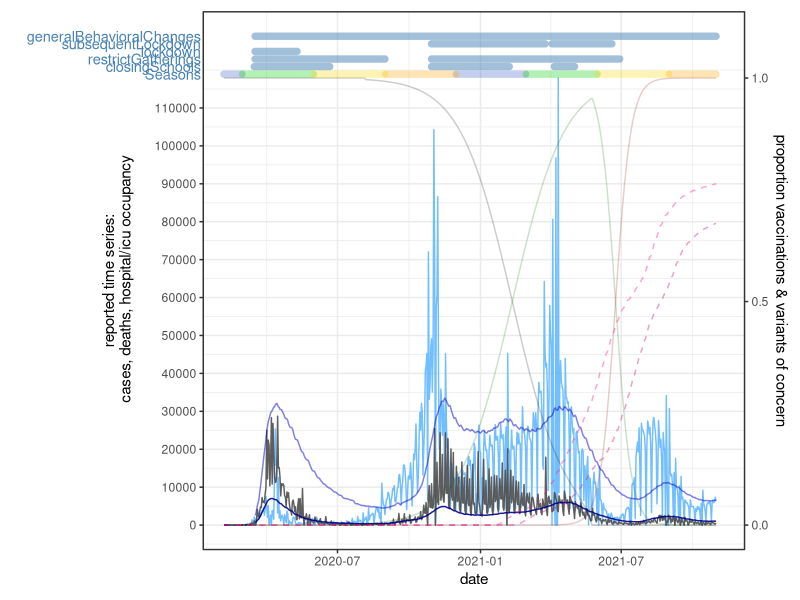
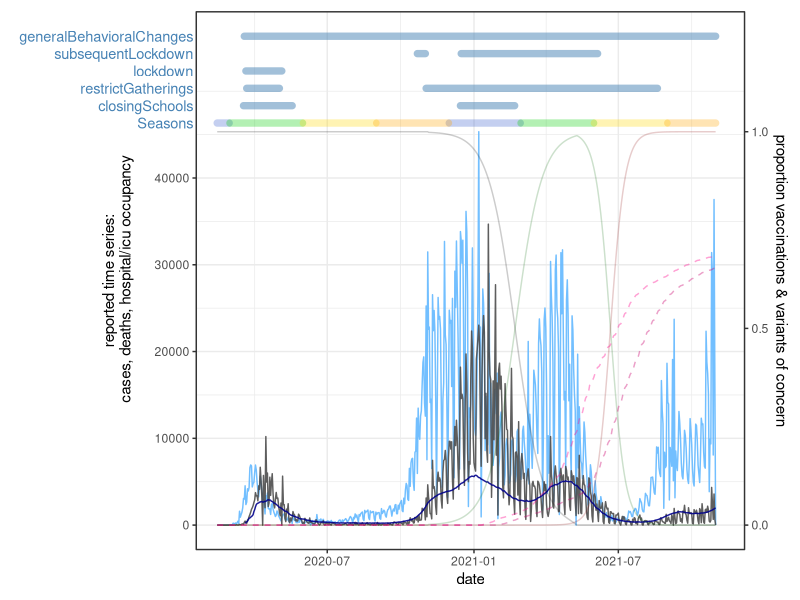
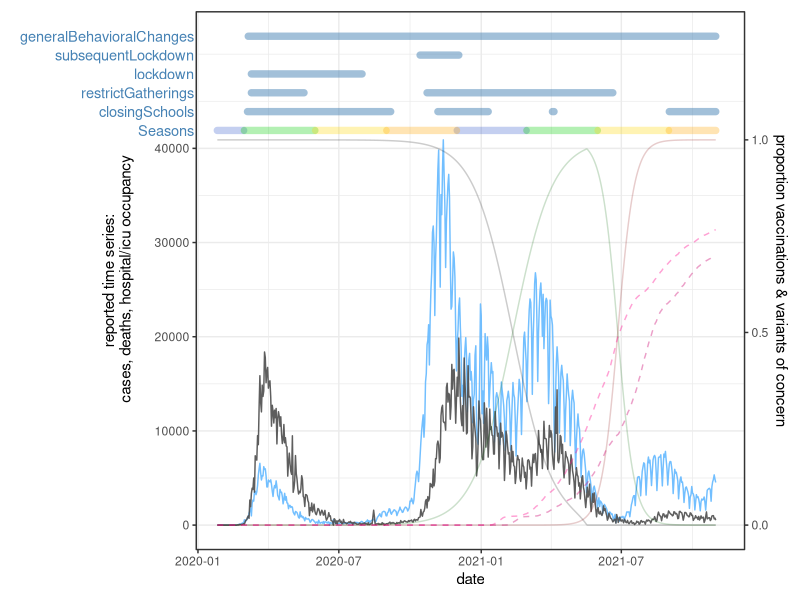
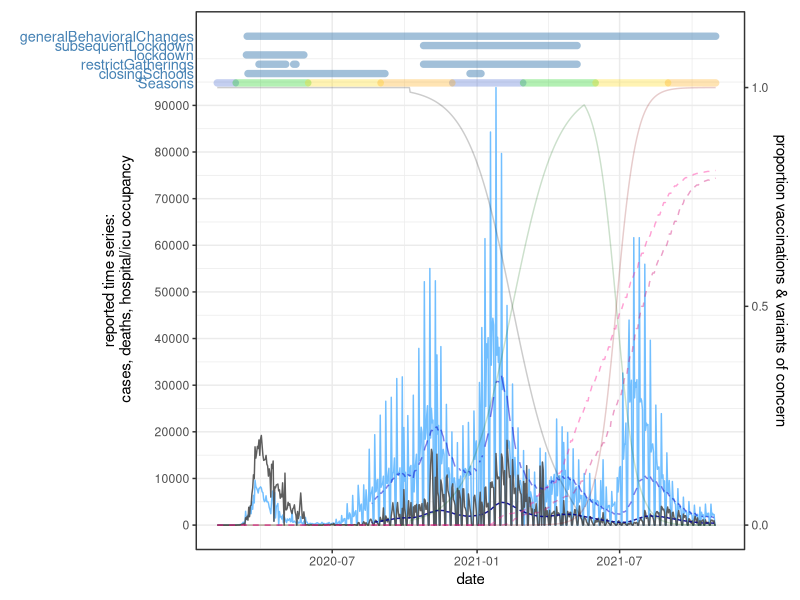
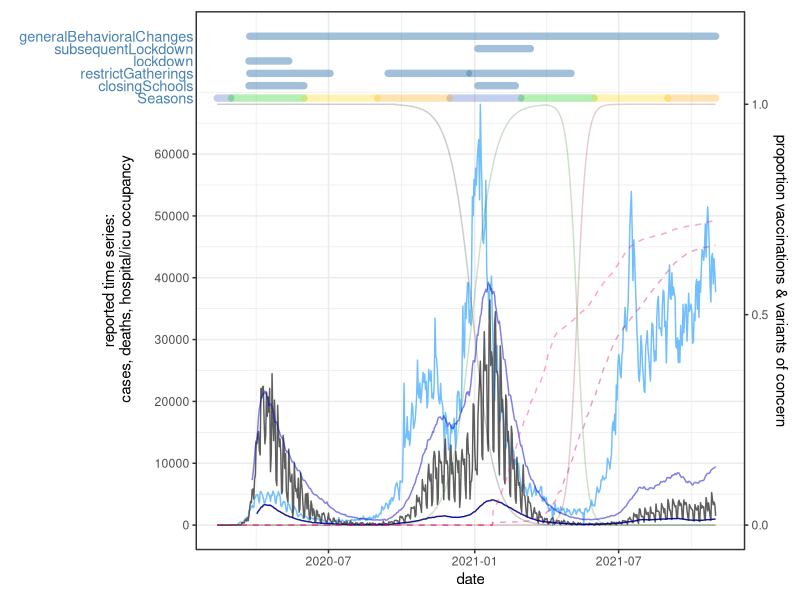
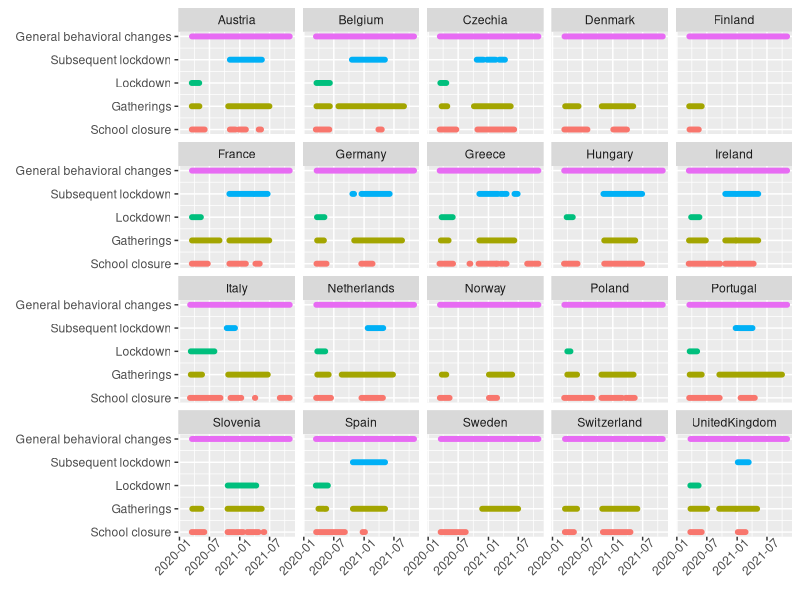
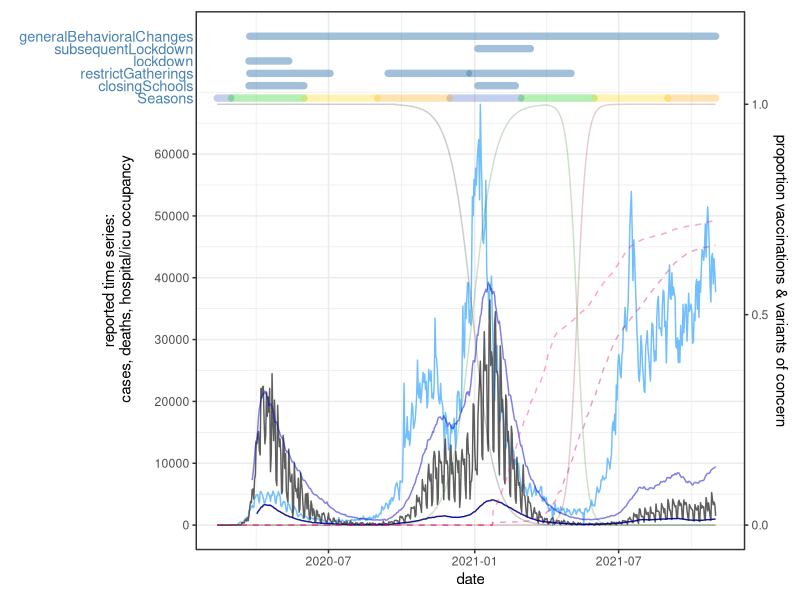
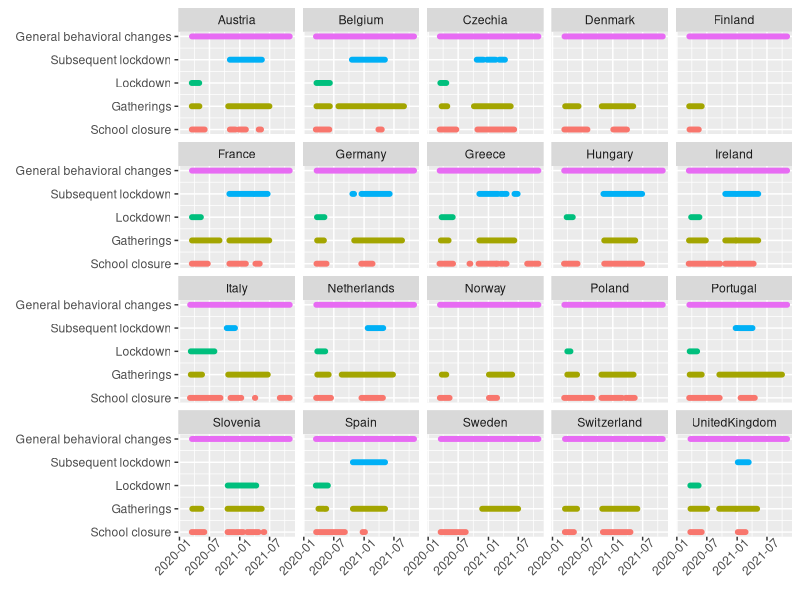

R code for these plots, in order:
# This script implements the plot functions to viz the time series
# 1. function to plot everything in one plot
# 2. the same as 1. but without orhwe stuff - not in the manuscript, only used in presentations for didactical reasons
# 3. script to plot the NPIs  

require(data.table)
require(ggplot2)
require(magrittr)

plot_time_series <- function(dataset, interventions, scale_deaths=20, 
                             shifttext = 2000, shiftstart=1000, hide_legend=T, xpos_shift=25){
  #' Plot function to plot various effects
  #' 
  #' @param dataset A data.table obejct containing all informations
  #' @param interventions A character vector with names of the NPIs
  #' @param shifttext Defines each offset for the y distance between NPIs
  #' @param shiftstart The offset to start from the time series
  #' 
  #' @return A ggplot object
  
  
  shift = shiftstart
  dataset <- copy(dataset) # just to be sure that nothing outside the function gets overwritten
  
  for(intervention in interventions){
    shift = shift + shifttext
    id <- dataset[[intervention]]  == 0
    if (sum(id) == length(id)) {
      id[1] <- FALSE
      dataset[1, (intervention)] <- 1
    }
    dataset[id, (intervention) := NA]
    dataset[[intervention]] <- dataset[[intervention]] + max(dataset$repC_t)+shift
  }
  
  dataset[, seasons_pos := max(dataset$repC_t) + shiftstart]
  
  # only required if you want to plot a ribbon
  for(season in c("summer", "autumn","winter","spring")){
    id <- dataset[[season]]  == 0
    dataset[id, (season) := NA]
  }
  dataset[, winter := winter * seasons_pos]
  dataset[, spring := spring * seasons_pos]
  dataset[, summer := summer * seasons_pos]
  dataset[, autumn := autumn * seasons_pos]
  
  
  
  g <- ggplot(dataset) + 
    geom_line(aes(date, repC_t, color = "cases"),alpha = 0.9)+
    geom_line(aes(date, D_t*scale_deaths, color = "deaths"), alpha = 0.9)+
    geom_line(aes(date, H_t, color = "hospital"),alpha = 0.5)+
    geom_line(aes(date, Hicu_t, color = "ICU"),alpha = 0.9)+
    geom_line(aes(date, (1-alpha-delta)*max(repC_t), color = "original"),alpha = 0.2)+
    geom_line(aes(date, (alpha)*max(repC_t),color = "alpha"),alpha = 0.2)+
    geom_line(aes(date, (delta)*max(repC_t),color = "delta"),alpha = 0.2)+
    geom_line(aes(date, first_vaccination*max(repC_t), color="Vaccination 1"),alpha = 0.4, linetype="dashed")+
    geom_line(aes(date, second_vaccination*max(repC_t), color="Vaccination 2"),alpha = 0.4, linetype="dashed")+
    ylab("reported time series:\n cases, deaths, hospital/icu occupancy")+
    theme_bw()
  
  
  xpos <- dataset$date %>% min %>% subtract(xpos_shift)
  
  for(intervention in interventions){
    pos <- dataset[[intervention]] %>% na.omit() %>% extract(1)
    
    g <- g + geom_line(aes_string("date", intervention), size = 2.5, color = "steelblue", lineend="round", alpha=0.5)+
      annotate("text", x = xpos, y = pos, label = intervention, color = "steelblue", hjust = 1, size = 3.7)
  }
  
  # lines
  g <- g +
    geom_line(aes(date, winter,color="winter"), size = 2.5,lineend="round", alpha = .3)+
    geom_line(aes(date, spring,color="spring"), size = 2.5,lineend="round", alpha = .3)+
    geom_line(aes(date, summer,color="summer"), size = 2.5,lineend="round", alpha = .3)+
    geom_line(aes(date, autumn,color="autumn"), size = 2.5,lineend="round", alpha = .3)+
    annotate("text", x = xpos, y = dataset$seasons_pos[1], label = "Seasons", color = "steelblue", hjust = 1, size = 3.7)
  
  
  
  max_val <- dataset[[intervention]] %>% max(na.rm=T)
  g <- g + coord_cartesian(ylim = c(0, max_val+1), 
                           xlim = c(min(dataset$date)+5, max(dataset$date)+5), 
                           clip = "off")+
    scale_y_continuous(breaks = dataset$repC_t %>% max %>% seq(0,.,by=10000),
                       sec.axis = sec_axis(~./max(dataset$repC_t),breaks=c(0,0.5,1),
                                           name = "proportion vaccinations & variants of concern"))
  
  g <- g+
    theme(legend.position = 'bottom')+
    scale_color_manual(name="Series", values=c("original"="black",
                                               "alpha"="darkgreen",
                                               "delta"="darkred",
                                               "Vaccination 1" = "deeppink1",
                                               "Vaccination 2" = "deeppink3",
                                               "cases" = "steelblue1",
                                               "deaths" = "grey30",
                                               "hospital" = "blue3",
                                               "ICU" = "darkblue",
                                               "autumn" = "orange", "winter"="royalblue3",
                                               "spring"="green3", "summer"="gold"
    ))
  if (hide_legend){
    g <- g + theme(legend.position="none") + theme(plot.margin = unit(c(0.3,.3,.3, 3), "cm"))+
      theme(axis.title.y = element_text(vjust=5))
    
  }
  return(g)
}


d <- fread("../data/real_data.csv")
ints <- names(d)[15:19]
plot_time_series(d[country == "France"], ints, xpos_shift = 30)
plot_time_series(d[country == "Germany"], ints, xpos_shift = 30)
plot_time_series(d[country == "Italy"], ints, xpos_shift = 30)
plot_time_series(d[country == "Spain"], ints, xpos_shift = 30)
plot_time_series(d[country == "UnitedKingdom"], ints, xpos_shift = 30)


ggsave("~/Desktop/plot_all_series_UK.pdf",width = 15, height = 8.5)






#################################################################################
# same plot but with invisible lines and no sec axis
#(only used in presentations) - same plot but alpha is set to zero
#################################################################################

plot_time_series_less_stuff <- function(dataset, interventions, scale_deaths=20, 
                             shifttext = 2000, shiftstart=1000, hide_legend=T, xpos_shift=25){
  shift = shiftstart
  dataset <- copy(dataset) # just to be sure that nothing outside the function gets overwritten
  
  for(intervention in interventions){
    shift = shift + shifttext
    id <- dataset[[intervention]]  == 0
    if (sum(id) == length(id)) {
      id[1] <- FALSE
      dataset[1, (intervention)] <- 1
    }
    dataset[id, (intervention) := NA]
    dataset[[intervention]] <- dataset[[intervention]] + max(dataset$repC_t)+shift
  }
  
  dataset[, seasons_pos := max(dataset$repC_t) + shiftstart]
  # for(ss in c("summer", "autumn","winter","spring")){
  #   id <- dataset[[ss]]  == 0
  #   dataset[id, seasons := ss]
  # }
  
  # only required if you want to plot a ribbon
  for(season in c("summer", "autumn","winter","spring")){
    id <- dataset[[season]]  == 0
    dataset[id, (season) := NA]
  }
  dataset[, winter := winter * seasons_pos]
  dataset[, spring := spring * seasons_pos]
  dataset[, summer := summer * seasons_pos]
  dataset[, autumn := autumn * seasons_pos]
  
  
  
  g <- ggplot(dataset) + 
    geom_line(aes(date, repC_t, color = "cases"),alpha = 0.9)+
    geom_line(aes(date, D_t*scale_deaths, color = "deaths"), alpha = 0.9)+
    geom_line(aes(date, H_t, color = "hospital"),alpha = 0.7)+
    geom_line(aes(date, H_t, color = "ICU"),alpha = 0.7)+
    geom_line(aes(date, (1-alpha-delta)*max(repC_t), color = "original"),alpha = 0)+
    geom_line(aes(date, (alpha)*max(repC_t),color = "alpha"),alpha = 0)+
    geom_line(aes(date, (delta)*max(repC_t),color = "delta"),alpha = 0)+
    geom_line(aes(date, first_vaccination*max(repC_t), color="Vaccination 1"),alpha = 0, linetype="dashed")+
    geom_line(aes(date, second_vaccination*max(repC_t), color="Vaccination 2"),alpha = 0, linetype="dashed")+
    ylab("reported time series:\n cases, deaths, hospital/icu occupancy")
  
  
  xpos <- dataset$date %>% min %>% subtract(xpos_shift)
  
  for(intervention in interventions){
    pos <- dataset[[intervention]] %>% na.omit() %>% extract(1)
    
    g <- g + geom_line(aes_string("date", intervention), size = 2.5, color = "steelblue", lineend="round", alpha=0)+
      annotate("text", x = xpos, y = pos, label = intervention, color = "steelblue", alpha=0)
  }
  g <- g +
    geom_line(aes(date, winter,color="winter"), size = 2.5,lineend="round", alpha = 0)+
    geom_line(aes(date, spring,color="spring"), size = 2.5,lineend="round", alpha = 0)+
    geom_line(aes(date, summer,color="summer"), size = 2.5,lineend="round", alpha = 0)+
    geom_line(aes(date, autumn,color="autumn"), size = 2.5,lineend="round", alpha = 0)+
    annotate("text", x = xpos, y = dataset$seasons_pos[1], label = "Seasons", color = "steelblue", alpha=0)
  
  
  
  max_val <- dataset[[intervention]] %>% max(na.rm=T)
  g <- g + coord_cartesian(ylim = c(0, max_val+1), 
                           xlim = c(min(dataset$date)-5, max(dataset$date)+5), 
                           clip = "off")+
    scale_y_continuous(breaks = dataset$repC_t %>% max %>% seq(0,.,by=10000),
    )
  
  
  g <- g+
    theme(legend.position = 'bottom')+
    scale_color_manual(name="Series", values=c("original"="black",
                                               "alpha"="darkgreen",
                                               "delta"="darkred",
                                               "Vaccination 1" = "deeppink1",
                                               "Vaccination 2" = "deeppink3",
                                               "cases" = "steelblue1",
                                               "deaths" = "steelblue4",
                                               "hospital" = "steelblue2",
                                               "ICU" = "steelblue3",
                                               "autumn" = "orange", "winter"="royalblue3",
                                               "spring"="green3", "summer"="gold"
    ))
  if (hide_legend){
    g <- g + theme(legend.position="none")
    
  }
  return(g)
}







#################################################################################
# code to plot the interventions as timeline
#################################################################################



ddd <- fread("../data/real_data.csv")[,.(country, date, 
                                         closingSchools,
                                         restrictGatherings,
                                         lockdown,
                                         subsequentLockdown,
                                         generalBehavioralChanges
                                         #winter,
                                         #spring,
                                         #summer,
                                         #autumn
                                         )]

cols <- colnames(ddd)[3:7]

i <- 1
for(npi in cols){
  ddd[[npi]] <- ddd[[npi]] * 0.1*i
  i <- i+1
}

ddd <- melt(ddd, id.vars = c("country", "date")) 
ddd[value == 0, value := NA]

npi_names <- c("School closure", "Gatherings", "Lockdown", "Subsequent lockdown","General behavioral changes")

ggplot(ddd)+
  geom_line(aes(date, value, color = variable),size=2, lineend = "round")+
  facet_wrap(~country)+
  scale_y_continuous(labels=npi_names)+
  theme(legend.position = "none")+
  ylab(element_blank())+
  xlab(element_blank())+
  theme(axis.text.x = element_text(angle=45, hjust = 0.8))

  
ggsave("/plots_NPIs_europe.pdf", width = 10, height = 8)









